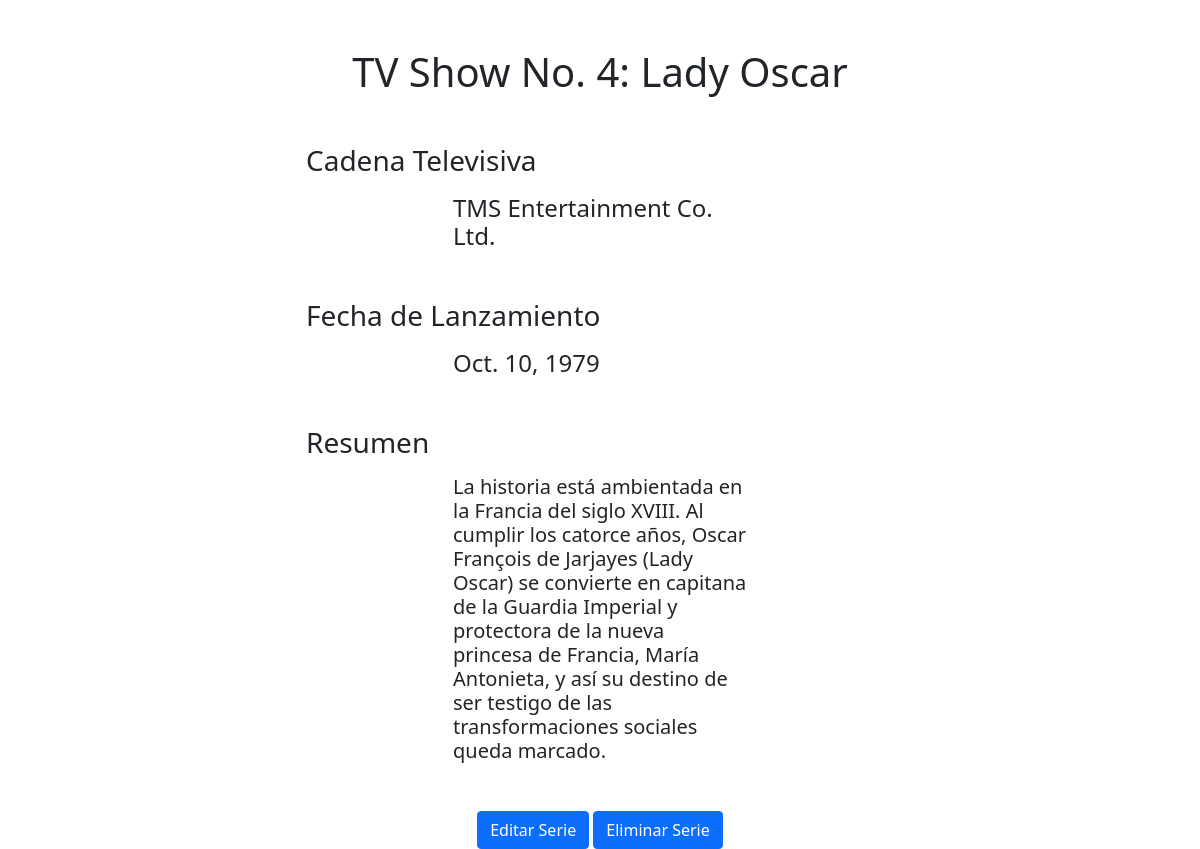
/display_show/4, run on the app's committed database.
### core/models.py (models this page shows, shortened)
class TvShow(models.Model):
    title = models.CharField(max_length=100)
    network = models.CharField(max_length=100)
    release_date = models.DateField()
    description = models.TextField(max_length=255)
    created_at = models.DateTimeField(auto_now_add=True, null=True)
    updated_at = models.DateTimeField(auto_now=True, null=True)

### core/views.py (the view)
# urls.py: path('display_show/<int:id>', views.display_show),
def display_show(request, id):
    da_show = TvShow.objects.get(id=id)
    if request.method == 'GET':
        context = {
            'id' : id,
            'da_show' : da_show
        }
        return render(request, 'display_show.html', context)

### core/templates/display_show.html (shortened to what this page needs)
{% extends "base.html" %}
{% block contenido %}
<div class="text-center mt-5">
    <h1>TV Show No. {{da_show.id}}: {{da_show.title}}</h1>
</div>
<div class="container-fluid mt-5">
    <div class="col-sm-12 col-lg-6 offset-lg-3">
        <h3>Cadena Televisiva</h3>
        <div class="col-sm-12 col-lg-6 offset-lg-3 mt-3">
            <h4>{{da_show.network}}</h4>
        </div>
    </div>
    <div class="col-sm-12 col-lg-6 offset-lg-3 mt-5">
        <h3>Fecha de Lanzamiento</h3>
        <div class="col-sm-12 col-lg-6 offset-lg-3 mt-3">
            <h4>{{da_show.release_date}}</h4>
        </div>
    </div>
    <div class="col-sm-12 col-lg-6 offset-lg-3 mt-5">
        <h3>Resumen</h3>
        <div class="col-sm-12 col-lg-6 offset-lg-3 mt-3">
            <h5>{{da_show.description}}</h5>
        </div>
    </div>
    <div class="text-center mt-5">
        <button type="button" class="btn btn-primary ms-"> <a href="/add_show" class="text-decoration-none text-white">
                Editar Serie </a></button>
        <button type="button" class="btn btn-primary"> <a href="/add_show" class="text-decoration-none text-white">
                Eliminar Serie </a></button>
    </div>
</div>
{% endblock %}

### data on the page
TvShow: id "4", title "Lady Oscar", network "TMS Entertainment Co. Ltd.", release_date "Oct. 10, 1979", description "La historia está ambientada en la Francia del siglo XVIII. Al cumplir los catorce años, Oscar François de Jarjayes (Lady Oscar) se convierte en capitana de la Guardia Imperial y protectora de la nueva princesa de Francia, María Antonieta, y así su destino de ser testigo de las transformaciones sociales queda marcado."
